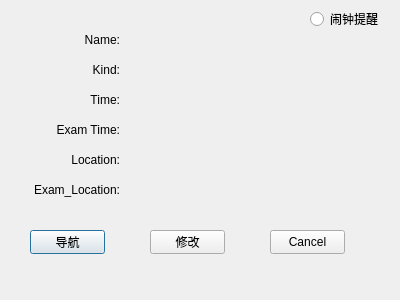
<?xml version="1.0" encoding="UTF-8"?>
<ui version="4.0">
 <class>course_info</class>
 <widget class="QDialog" name="course_info">
  <property name="geometry">
   <rect>
    <x>0</x>
    <y>0</y>
    <width>400</width>
    <height>300</height>
   </rect>
  </property>
  <property name="windowTitle">
   <string>Course Information</string>
  </property>
  <widget class="QLabel" name="name_label">
   <property name="geometry">
    <rect>
     <x>20</x>
     <y>30</y>
     <width>100</width>
     <height>20</height>
    </rect>
   </property>
   <property name="text">
    <string>Name:</string>
   </property>
   <property name="alignment">
    <set>Qt::AlignRight|Qt::AlignTrailing|Qt::AlignVCenter</set>
   </property>
  </widget>
  <widget class="QLabel" name="teacher_label">
   <property name="geometry">
    <rect>
     <x>20</x>
     <y>60</y>
     <width>100</width>
     <height>20</height>
    </rect>
   </property>
   <property name="text">
    <string>Kind:</string>
   </property>
   <property name="alignment">
    <set>Qt::AlignRight|Qt::AlignTrailing|Qt::AlignVCenter</set>
   </property>
  </widget>
  <widget class="QLabel" name="class_time_label">
   <property name="geometry">
    <rect>
     <x>20</x>
     <y>90</y>
     <width>100</width>
     <height>20</height>
    </rect>
   </property>
   <property name="text">
    <string>Time:</string>
   </property>
   <property name="alignment">
    <set>Qt::AlignRight|Qt::AlignTrailing|Qt::AlignVCenter</set>
   </property>
  </widget>
  <widget class="QLabel" name="exam_time_label">
   <property name="geometry">
    <rect>
     <x>20</x>
     <y>120</y>
     <width>100</width>
     <height>20</height>
    </rect>
   </property>
   <property name="text">
    <string>Exam Time:</string>
   </property>
   <property name="alignment">
    <set>Qt::AlignRight|Qt::AlignTrailing|Qt::AlignVCenter</set>
   </property>
  </widget>
  <widget class="QLabel" name="location_label">
   <property name="geometry">
    <rect>
     <x>20</x>
     <y>150</y>
     <width>100</width>
     <height>20</height>
    </rect>
   </property>
   <property name="text">
    <string>Location:</string>
   </property>
   <property name="alignment">
    <set>Qt::AlignRight|Qt::AlignTrailing|Qt::AlignVCenter</set>
   </property>
  </widget>
  <widget class="QLabel" name="name">
   <property name="geometry">
    <rect>
     <x>130</x>
     <y>30</y>
     <width>250</width>
     <height>20</height>
    </rect>
   </property>
  </widget>
  <widget class="QLabel" name="teacher">
   <property name="geometry">
    <rect>
     <x>130</x>
     <y>60</y>
     <width>250</width>
     <height>20</height>
    </rect>
   </property>
   <property name="text">
    <string/>
   </property>
  </widget>
  <widget class="QLabel" name="class_time">
   <property name="geometry">
    <rect>
     <x>130</x>
     <y>90</y>
     <width>250</width>
     <height>20</height>
    </rect>
   </property>
  </widget>
  <widget class="QLabel" name="exam_time">
   <property name="geometry">
    <rect>
     <x>130</x>
     <y>120</y>
     <width>250</width>
     <height>20</height>
    </rect>
   </property>
  </widget>
  <widget class="QLabel" name="location">
   <property name="geometry">
    <rect>
     <x>130</x>
     <y>150</y>
     <width>250</width>
     <height>20</height>
    </rect>
   </property>
  </widget>
  <widget class="QPushButton" name="ok_button">
   <property name="geometry">
    <rect>
     <x>30</x>
     <y>230</y>
     <width>75</width>
     <height>24</height>
    </rect>
   </property>
   <property name="text">
    <string>导航</string>
   </property>
  </widget>
  <widget class="QPushButton" name="cancel_button">
   <property name="geometry">
    <rect>
     <x>270</x>
     <y>230</y>
     <width>75</width>
     <height>24</height>
    </rect>
   </property>
   <property name="text">
    <string>Cancel</string>
   </property>
  </widget>
  <widget class="QLabel" name="Exam_Locationlabel">
   <property name="geometry">
    <rect>
     <x>-1</x>
     <y>180</y>
     <width>121</width>
     <height>20</height>
    </rect>
   </property>
   <property name="text">
    <string>Exam_Location:</string>
   </property>
   <property name="alignment">
    <set>Qt::AlignRight|Qt::AlignTrailing|Qt::AlignVCenter</set>
   </property>
  </widget>
  <widget class="QLabel" name="Exam_Location">
   <property name="geometry">
    <rect>
     <x>130</x>
     <y>180</y>
     <width>250</width>
     <height>20</height>
    </rect>
   </property>
  </widget>
  <widget class="QRadioButton" name="radioButton">
   <property name="geometry">
    <rect>
     <x>310</x>
     <y>10</y>
     <width>73</width>
     <height>18</height>
    </rect>
   </property>
   <property name="text">
    <string>闹钟提醒</string>
   </property>
  </widget>
  <widget class="QPushButton" name="ok_button_2">
   <property name="geometry">
    <rect>
     <x>150</x>
     <y>230</y>
     <width>75</width>
     <height>24</height>
    </rect>
   </property>
   <property name="text">
    <string>修改</string>
   </property>
  </widget>
 </widget>
 <resources/>
 <connections/>
</ui>
